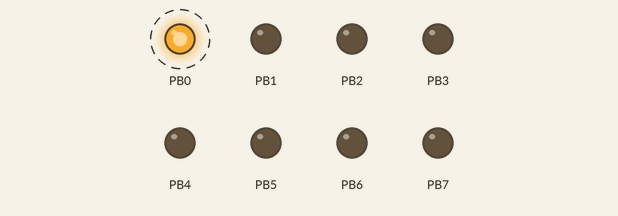
Simulated run of this program. Board: ATmega32, built with avr-gcc and emulated at 16 MHz. On the bench: output pins drawn as LEDs (lit = HIGH). Dashed ring = blinking. A simulated second board sends each byte the program waits for after 2 ms.

Above: at 0.05 s.
Timing chart, 0 to 3.0 s (numbered marks = the images above):
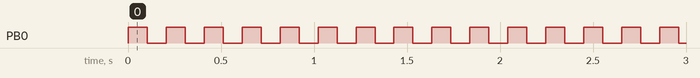

Measured:
- by itself, PB0: alternates HIGH for 0.10 s and LOW for 0.10 s

The program:

main.c
```c
/*
 * USART-GET.c
 *
 * Created: 14.01.2024 13:22:26
 * Author : Lars
 */

#define F_CPU 16000000UL // 16 MHz, adjust if different

#include <avr/io.h>
#include <util/delay.h>


#define BAUD 9600
#define MYUBRR ((F_CPU / 16 / BAUD) - 1)

//TASK 2
void USART_Init(unsigned int ubrr) {
	// Set baud rate
	UBRRH = (unsigned char)(ubrr>>8);
	UBRRL = (unsigned char)ubrr;
	// Enable receiver and transmitter
	UCSRB = (1<<RXEN)|(1<<TXEN);
	// Set frame format: 8data, 2stop bit, even parity
	UCSRC = (1<<URSEL)|(1<<UPM1)|(1<<USBS)|(3<<UCSZ0);
}

//TASK 1
/*
void USART_Init(unsigned int ubrr) {
	// Set baud rate
	UBRRH = (unsigned char)(ubrr>>8);
	UBRRL = (unsigned char)ubrr;
	// Enable receiver and transmitter
	UCSRB = (1<<RXEN)|(1<<TXEN);
	// Set frame format: 8-bit data, 1 stop bit
	UCSRC = (1<<URSEL)|(3<<UCSZ0);
}
*/
unsigned char USART_Receive(void) {
	// Wait for data to be received
	while (!(UCSRA & (1<<RXC)));
	// Get and return the received data from the buffer
	return UDR;
}

int main(void) {
	USART_Init(MYUBRR); // Initialize USART with the given baud rate
	DDRB = 0xFF; // Set all PORT B pins as output for the LED

	while (1) {
		unsigned char receivedData = USART_Receive();
		// If the received data is 0x01, toggle the LED on PB0
		if (receivedData == 0x01) {
			PORTB ^= (1<<PB0); // Toggle PB0
			_delay_ms(100); // A simple software debouncing
		}
	}
}
```
